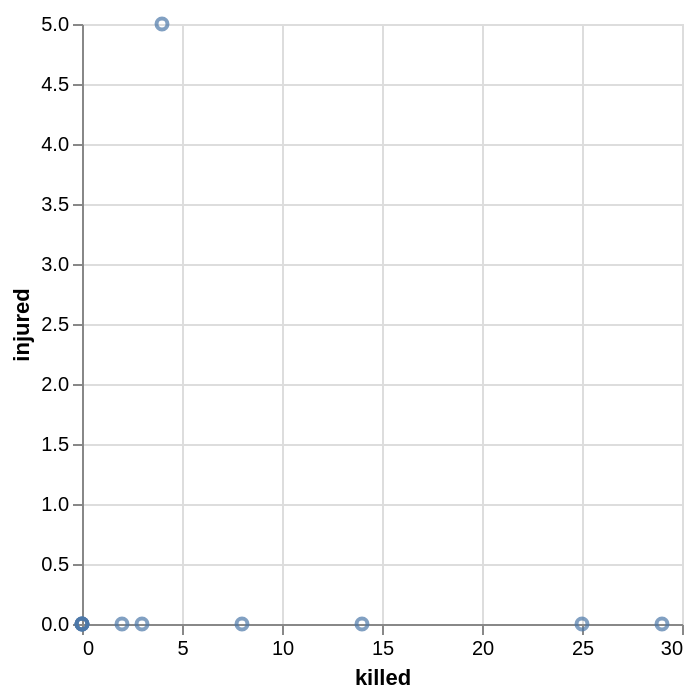

Here is the Vega-Lite specification saved for this chart:
### Vega-Lite specification from a JSON file in a GitHub repository (floating-point values rounded to 4 significant figures)
{"data": {"values": [{"x_data": 8, "y_data": 0}, {"x_data": 3, "y_data": 0}, {"x_data": 25, "y_data": 0}, {"x_data": 2, "y_data": 0}, {"x_data": 0, "y_data": 0}, {"x_data": 4, "y_data": 5}, {"x_data": 0, "y_data": 0}, {"x_data": 29, "y_data": 0}, {"x_data": 0, "y_data": 0}, {"x_data": 0, "y_data": 0}, {"x_data": 14, "y_data": 0}]}, "mark": "point", "encoding": {"x": {"field": "x_data", "type": "quantitative", "title": "killed"}, "y": {"field": "y_data", "type": "quantitative", "title": "injured"}}}
